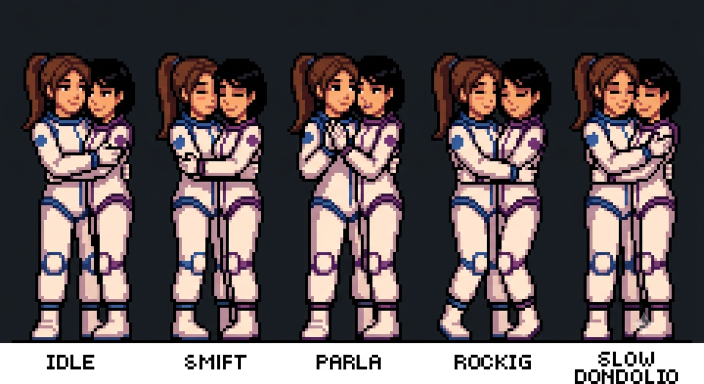
#> input picture packs/ultima-orbita/assets/_src/ballo.png, 1408 x 768 px, given in place of walk16.png, which was not available (shown at 1/2 size)
$ python orbita_art.py
#> lines starting #> are read from the running program, lines starting #| are printed output that depends on the picture; pictures that were not available may be replaced by others from this repository, and a replacement may not be noted
#!/usr/bin/env python3
"""Pipeline asset del pack 'ultima-orbita' (stile chibi 16-bit).
Affetta i fogli di riferimento AI (con titoli, etichette, note, diamanti) in
fogli-sprite puliti per il motore:
  - walk16  : camminata 4 direzioni x 4 frame (front/back/left/right)
  - expr16  : NPC, 5 espressioni (idle/sorriso/imbarazzo/sguardo/interazione)
  - dance16 : coppia, 5 pose di ballo rock
Metodo: chroma key VERDE (lo sfondo è verde-dominante, i personaggi mai) →
scontorno perfetto senza erodere capelli/contorni; si scartano i frammenti
piccoli (testo, note, diamanti), si tagliano le celle della griglia (la coppia
dai marker rosa numerati), si rifinisce per figura (buchi + green-spill) e si
impacchetta a scala comune (piedi a terra). Sincronizza le dimensioni in
sprites.json. Uso: python3 tools/orbita_art.py all
"""
import os, numpy as np
from PIL import Image
from scipy import ndimage

ROOT = os.path.dirname(os.path.dirname(os.path.abspath(__file__)))
SRC = os.path.join(ROOT, 'packs', 'ultima-orbita', 'assets', '_src') + os.sep
OUT = os.path.join(ROOT, 'packs', 'ultima-orbita', 'assets', 'sprites')
DBG = os.path.join(ROOT, 'packs', 'ultima-orbita', 'assets', '_dbg')
os.makedirs(OUT, exist_ok=True); os.makedirs(DBG, exist_ok=True)
GREEN_T = 25            # soglia "verde-dominante" per il chroma key
BLEED_IT = 26           # abbastanza da riempire di colore anche i buchi tappati


def key_green(rgb, minsize):
    """Chroma key VERDE: lo sfondo è verde-dominante (G nettamente > R e > B) e
    NESSUNA parte del personaggio lo è (tuta bianca, capelli/pelle caldi, accenti
    rosa) → si toglie tutto il verde (sfondo + ombre + verde intrappolato fra i
    corpi + frangia verde ai bordi) senza mai erodere i capelli né i contorni
    scuri. Poi si scartano i frammenti opachi piccoli (testo, note, diamanti)."""
    a = rgb.astype(np.int32)
    G, R, B = a[:, :, 1], a[:, :, 0], a[:, :, 2]
    bg = ((G - R) > GREEN_T) & ((G - B) > GREEN_T)
    op = ~bg
    ol, n = ndimage.label(op)
    if n:
        sz = ndimage.sum(np.ones_like(ol), ol, range(1, n + 1))
        keep = [i + 1 for i, s in enumerate(sz) if s >= minsize]
        op = np.isin(ol, keep)
    return np.dstack([a.astype(np.uint8), np.where(op, 255, 0).astype(np.uint8)])


# [35 lines left out: function refine, not called in this run]


def bands(occ, gap, minlen):
    """Segmenti dove occ>0, unendo i buchi <= gap; scarta i segmenti < minlen."""
    on = occ > 0
    segs = []; s = None
    for i, v in enumerate(on):
        if v and s is None:
            s = i
        elif not v and s is not None:
            segs.append((s, i - 1)); s = None
    if s is not None:
        segs.append((s, len(on) - 1))
    merged = []
    for a0, b0 in segs:
        if merged and a0 - merged[-1][1] <= gap:
            merged[-1] = (merged[-1][0], b0)
        else:
            merged.append((a0, b0))
    return [(a0, b0) for a0, b0 in merged if b0 - a0 >= minlen]


# [48 lines left out: functions cell, footcx, pack, not called in this run]


def keyed(name, crop, minsize):
#> called with name = 'walk16', crop = (175, 165, 1254, 1254), minsize = 700
    a = np.array(Image.open(SRC + name + '.png').convert('RGB'))[crop[1]:crop[3], crop[0]:crop[2]]
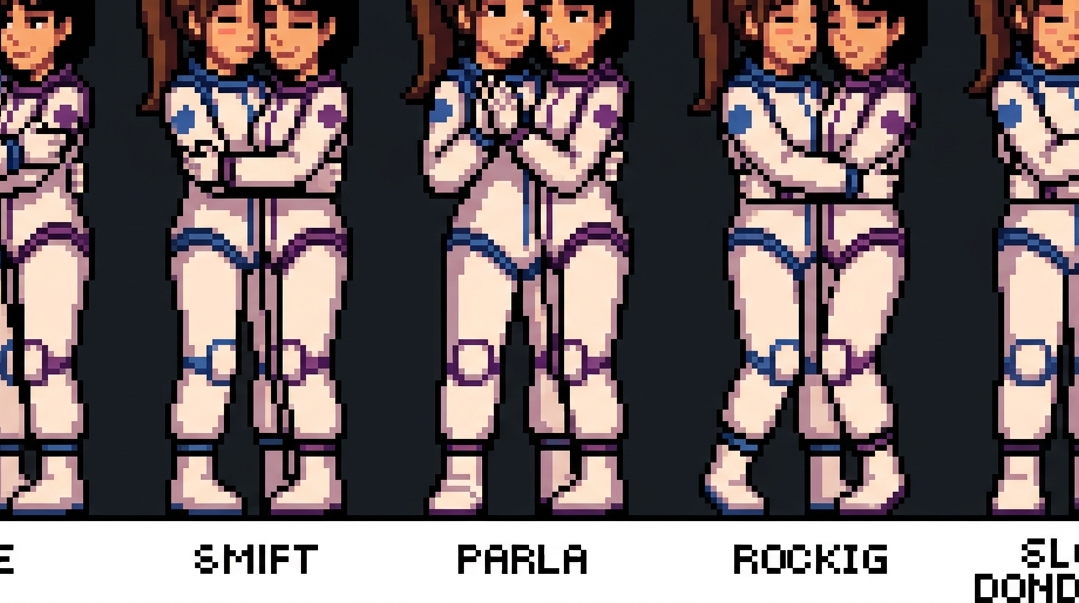
#> a: shape (603, 1079, 3); mean R, G, B 118.5, 105.1, 106.2
    rgba = key_green(a, minsize)
#> in key_green, `G, R, B = a[:, :, 1], a[:, :, 0], a[:, :, 2]`:
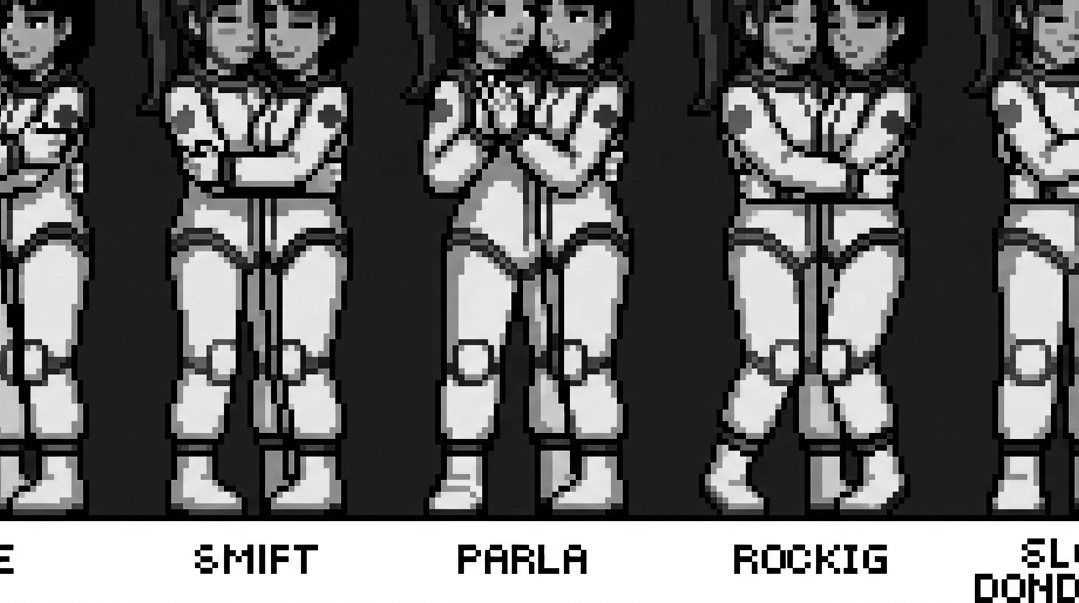
#> G: shape (603, 1079) int32; min 0, max 255, mean 105.1
#> in key_green, `G, R, B = a[:, :, 1], a[:, :, 0], a[:, :, 2]`:
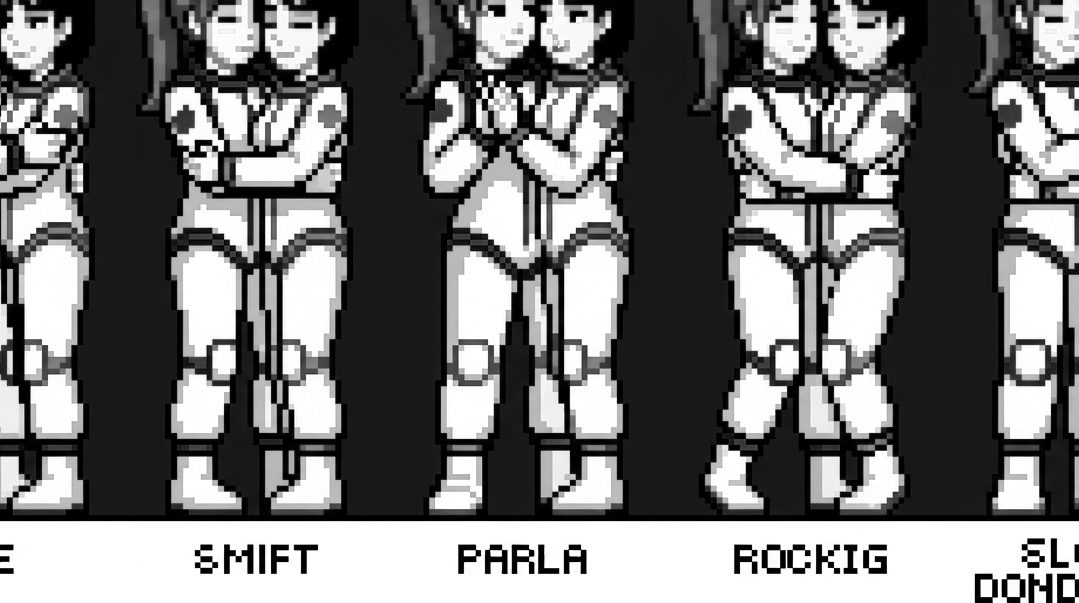
#> R: shape (603, 1079) int32; min 0, max 255, mean 118.5
#> in key_green, `G, R, B = a[:, :, 1], a[:, :, 0], a[:, :, 2]`:
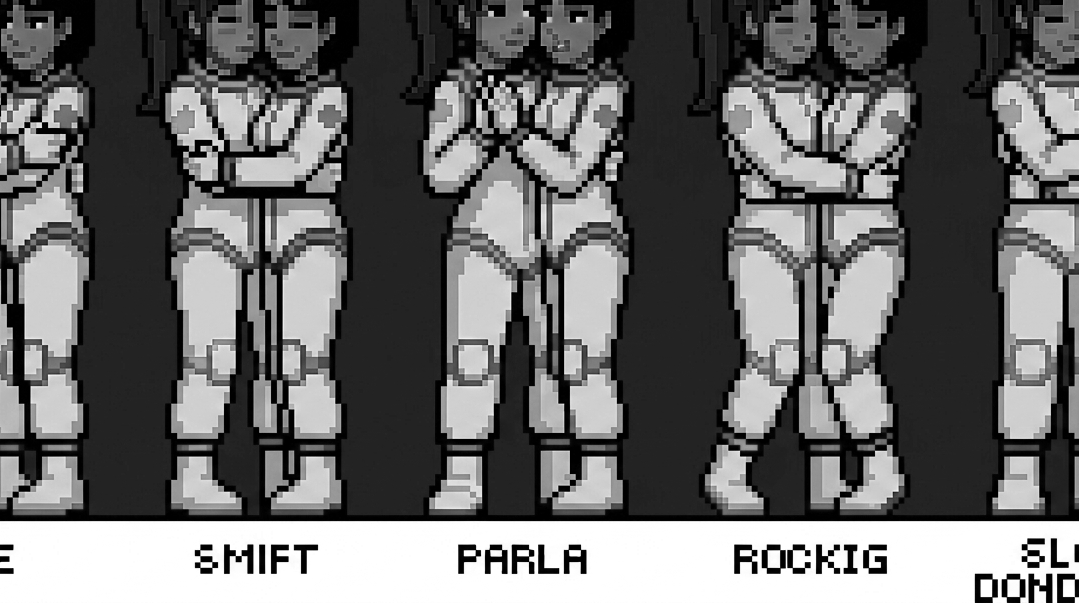
#> B: shape (603, 1079) int32; min 0, max 255, mean 106.2
#> in key_green, `bg = ((G - R) > GREEN_T) & ((G - B) > GREEN_T)`: bg: shape (603, 1079) bool; every value is 0
#> in key_green, `op = ~bg`: op: shape (603, 1079) bool; every value is 1
#> in key_green, `ol, n = ndimage.label(op)`: ol: shape (603, 1079) int32; every value is 1
#> in key_green, `ol, n = ndimage.label(op)`: n = 1
#> in key_green, `sz = ndimage.sum(np.ones_like(ol), ol, range(1, n + 1))`: sz = [650637]
#> in key_green, `keep = [i + 1 for i, s in enumerate(sz) if s >= minsize]`: keep = [1]
    prev = Image.new('RGBA', (rgba.shape[1], rgba.shape[0]), (255, 0, 255, 255))
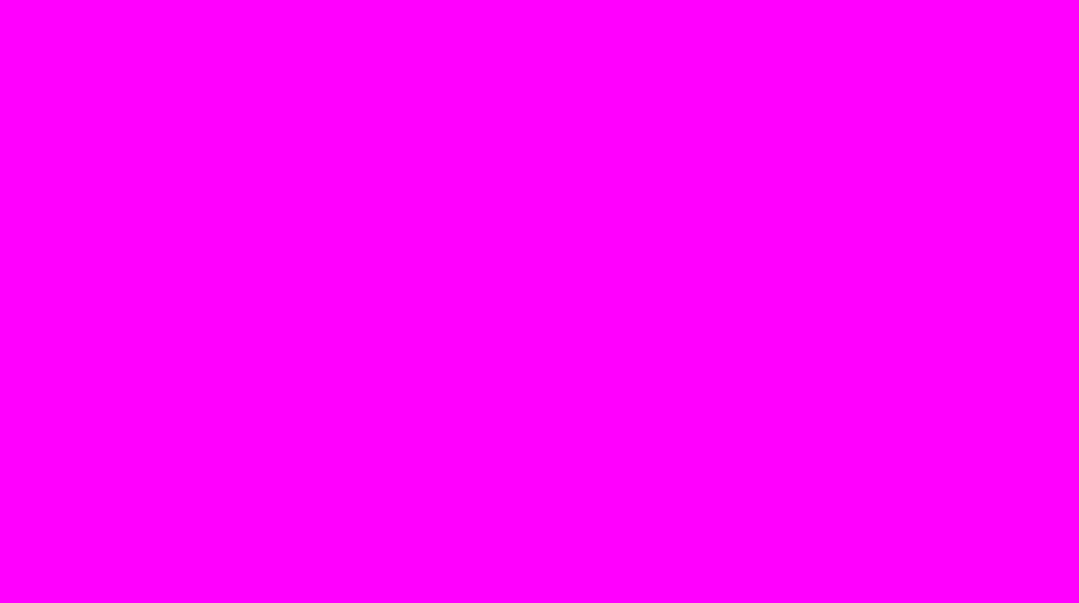
#> prev: PIL image 1079x603 RGBA; mean R, G, B, A 255, 0, 255, 255
    prev.alpha_composite(Image.fromarray(rgba))
    prev.convert('RGB').save(os.path.join(DBG, name + '_keyed.png'))
    return rgba


# [42 lines left out: functions dance_bounds, derivati, not called in this run]


DIMS = {}
if __name__ == '__main__':
    import sys, json
    only = sys.argv[1] if len(sys.argv) > 1 else 'all'

    if only in ('all', 'walk'):
        rgba = keyed('walk16', (175, 165, 1254, 1254), 700)
        rb = bands(rgba[:, :, 3].sum(1), 20, 40)
#> the loop in bands, `for i, v in enumerate(on):` made 603 passes
#> s on pass 1: 0
#> after the loop in bands, `for i, v in enumerate(on):`: s = 0; segs = []
#> the loop in bands, `for a0, b0 in segs:` made 1 pass
#> (a0, b0) on pass 1: (0, 602)
#> after the loop in bands, `for a0, b0 in segs:`: merged = [(0, 602)]
#> rb = [(0, 602)]
        cb = bands(rgba[:, :, 3].sum(0), 20, 25)
#> the loop in bands (call 2), `for i, v in enumerate(on):` made 1079 passes
#> the loop in bands (call 2), `for a0, b0 in segs:` made 1 pass
#> (a0, b0) on pass 1: (0, 1078)
#> cb = [(0, 1078)]
#> (the run stopped early here; a loop or call above may not have finished)
